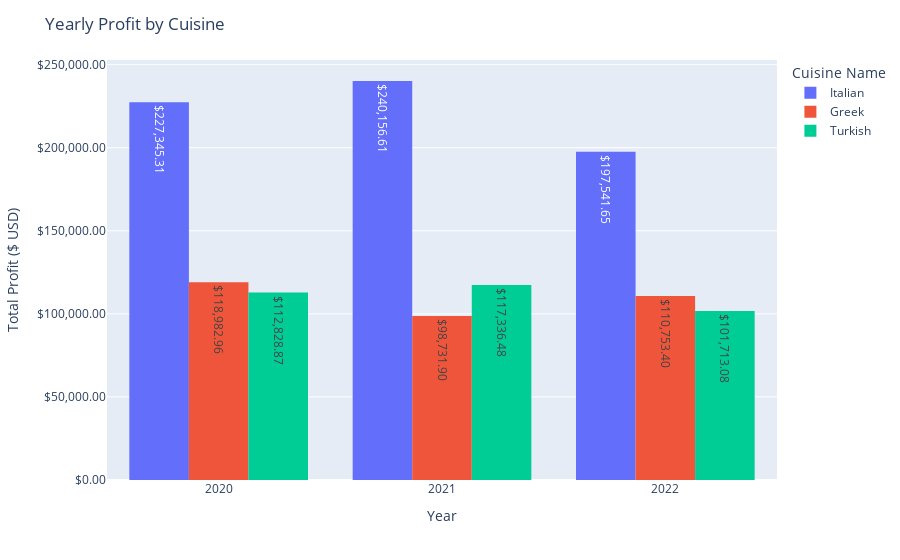

The notebook cell this image was saved under:
### Code cell
fig = px.histogram(
    cuisine_df,
    x="Year",
    y="Profit",
    color="Cuisine Name",
    barmode='group',
    hover_data={
        "Cuisine Name": False,
        "Year": True,
        "Profit": ":$,.2f"
    },
    hover_name="Cuisine Name"
)

fig.update_traces(texttemplate="%{y:$,.2f}")

fig.update_layout(
    title='Yearly Profit by Cuisine',
    yaxis_title='Total Profit ($ USD)',
    yaxis_tickformat="$,.2f",
    xaxis_title='Year'
)

fig.show(config={
    'modeBarButtonsToRemove': ['zoomIn', 'zoomOut', 'select', 'lasso', "autoScale2d"],
})

### Figure 1 — Plotly figure (JSON) as saved in the notebook; plotly's stock layout.template omitted (floating-point values rounded to 4 significant figures)
{"data": [{"alignmentgroup": "True", "bingroup": "x", "histfunc": "sum", "hovertemplate": "Year=%{x}<br>sum of Profit=%{y}<extra></extra>", "legendgroup": "Italian", "marker": {"color": "#636efa", "pattern": {"shape": ""}}, "name": "Italian", "offsetgroup": "Italian", "orientation": "v", "showlegend": true, "texttemplate": "%{y:$,.2f}", "type": "histogram", "x": [2022, 2021, 2020], "xaxis": "x", "y": [197500.0, 240200.0, 227300.0], "yaxis": "y"}, {"alignmentgroup": "True", "bingroup": "x", "histfunc": "sum", "hovertemplate": "Year=%{x}<br>sum of Profit=%{y}<extra></extra>", "legendgroup": "Greek", "marker": {"color": "#EF553B", "pattern": {"shape": ""}}, "name": "Greek", "offsetgroup": "Greek", "orientation": "v", "showlegend": true, "texttemplate": "%{y:$,.2f}", "type": "histogram", "x": [2022, 2021, 2020], "xaxis": "x", "y": [110800.0, 98730.0, 119000.0], "yaxis": "y"}, {"alignmentgroup": "True", "bingroup": "x", "histfunc": "sum", "hovertemplate": "Year=%{x}<br>sum of Profit=%{y}<extra></extra>", "legendgroup": "Turkish", "marker": {"color": "#00cc96", "pattern": {"shape": ""}}, "name": "Turkish", "offsetgroup": "Turkish", "orientation": "v", "showlegend": true, "texttemplate": "%{y:$,.2f}", "type": "histogram", "x": [2022, 2021, 2020], "xaxis": "x", "y": [101700.0, 117300.0, 112800.0], "yaxis": "y"}], "layout": {"barmode": "group", "legend": {"title": {"text": "Cuisine Name"}, "tracegroupgap": 0}, "margin": {"t": 60}, "title": {"text": "Yearly Profit by Cuisine"}, "xaxis": {"anchor": "y", "domain": [0, 1], "title": {"text": "Year"}}, "yaxis": {"anchor": "x", "domain": [0, 1], "tickformat": "$,.2f", "title": {"text": "Total Profit ($ USD)"}}}}
